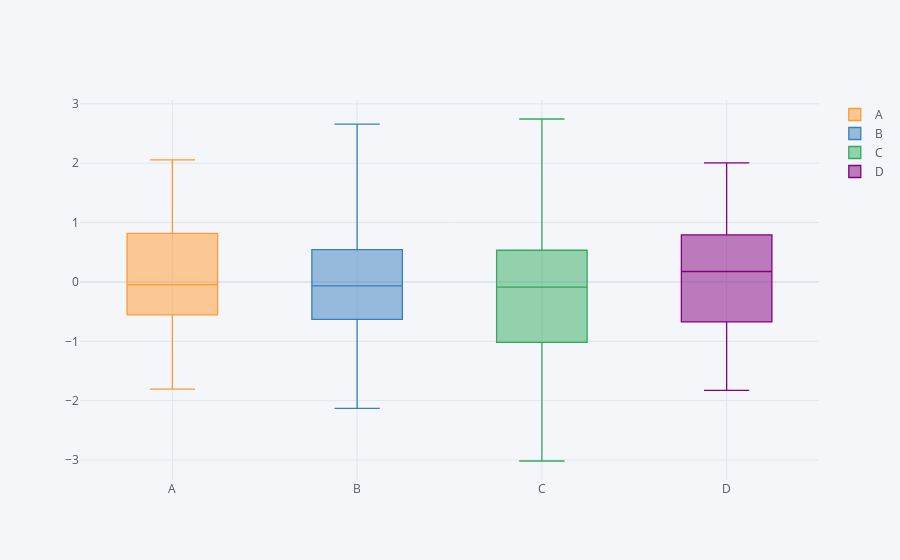

The notebook cell saved with this chart:
### Markdown cell above
## Boxplots

### Code cell
df.iplot(kind='box')
